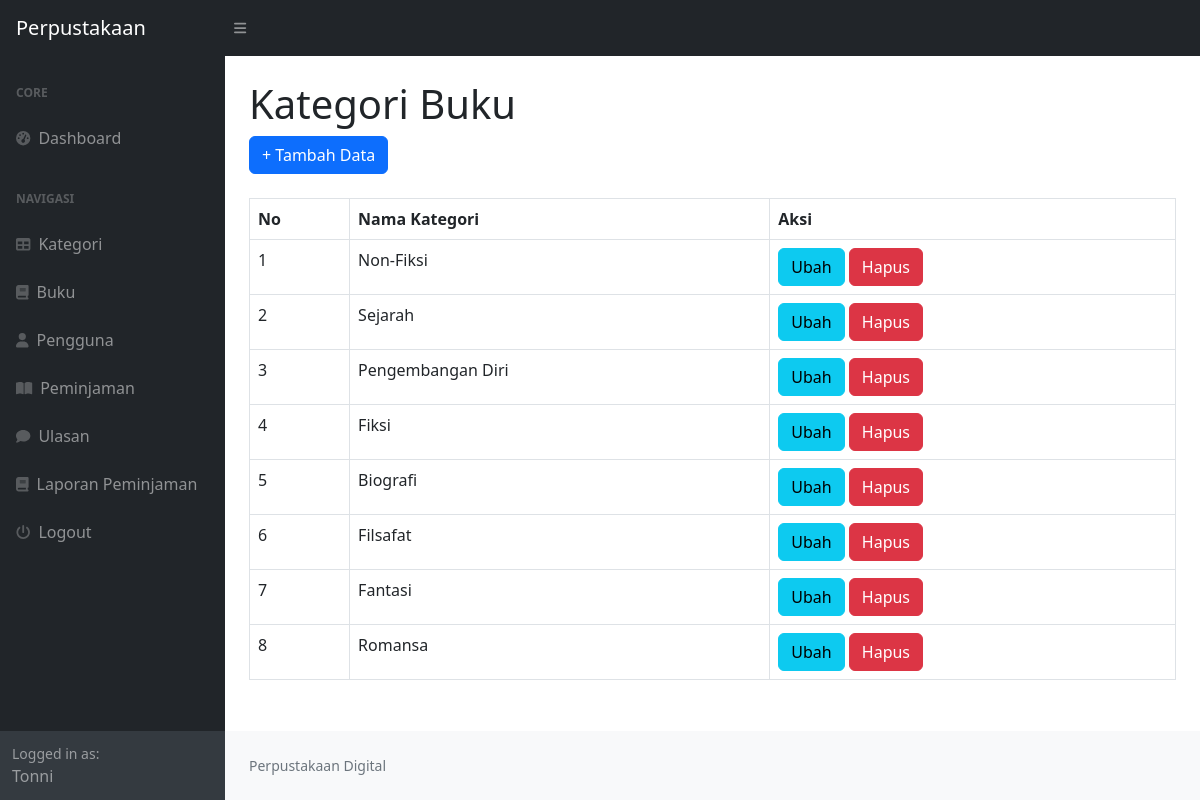
/index.php?page=kategori (signed in), run on the app's committed database.
### tables this page shows
CREATE TABLE `kategori` (
  `id_kategori` int NOT NULL,
  `kategori` varchar(255) DEFAULT NULL
);

### kategori.php (the view)
<h1 class="mt-4">Kategori Buku</h1>
<div class="row">
    <div class="col-md-12">
        <a href="?page=kategori_tambah" class="btn btn-primary">+ Tambah Data</a>
        <br>
        <br>
        <table class="table table-bordered" id="dataTable" width="100%" cellspacin="5">
            <tr>
                <th>No</th>
                <th>Nama Kategori</th>
                <th>Aksi</th>
            </tr>
            <?php
            $i = 1;
                $query = mysqli_query($koneksi, "SELECT * FROM kategori");
                while($data = mysqli_fetch_array($query)){
                    ?>
                    <tr>
                        <td><?php echo $i++?></td>
                        <td><?php echo $data['kategori']; ?></td>
                        <td>
                            <a href="?page=kategori_ubah&&id=<?php echo $data['id_kategori']; ?>" class="btn btn-info">Ubah</a>
                            <a onclick="return confirm('Apakah Anda Akan menghapus data ini')" href="?page=kategori_hapus&&id=<?php echo $data['id_kategori']; ?>" class="btn btn-danger">Hapus</a>
                        </td>
                    <tr>
                        <?php
                }
            ?>
        </table>
    </div>
</div>

### data on the page
kategori: kategori "Non-Fiksi"
kategori: kategori "Sejarah"
kategori: kategori "Pengembangan Diri"
kategori: kategori "Fiksi"
kategori: kategori "Biografi"
kategori: kategori "Filsafat"
kategori: kategori "Fantasi"
kategori: kategori "Romansa"

### other printed values
$_SESSION['user']['nama'] "Tonni"
